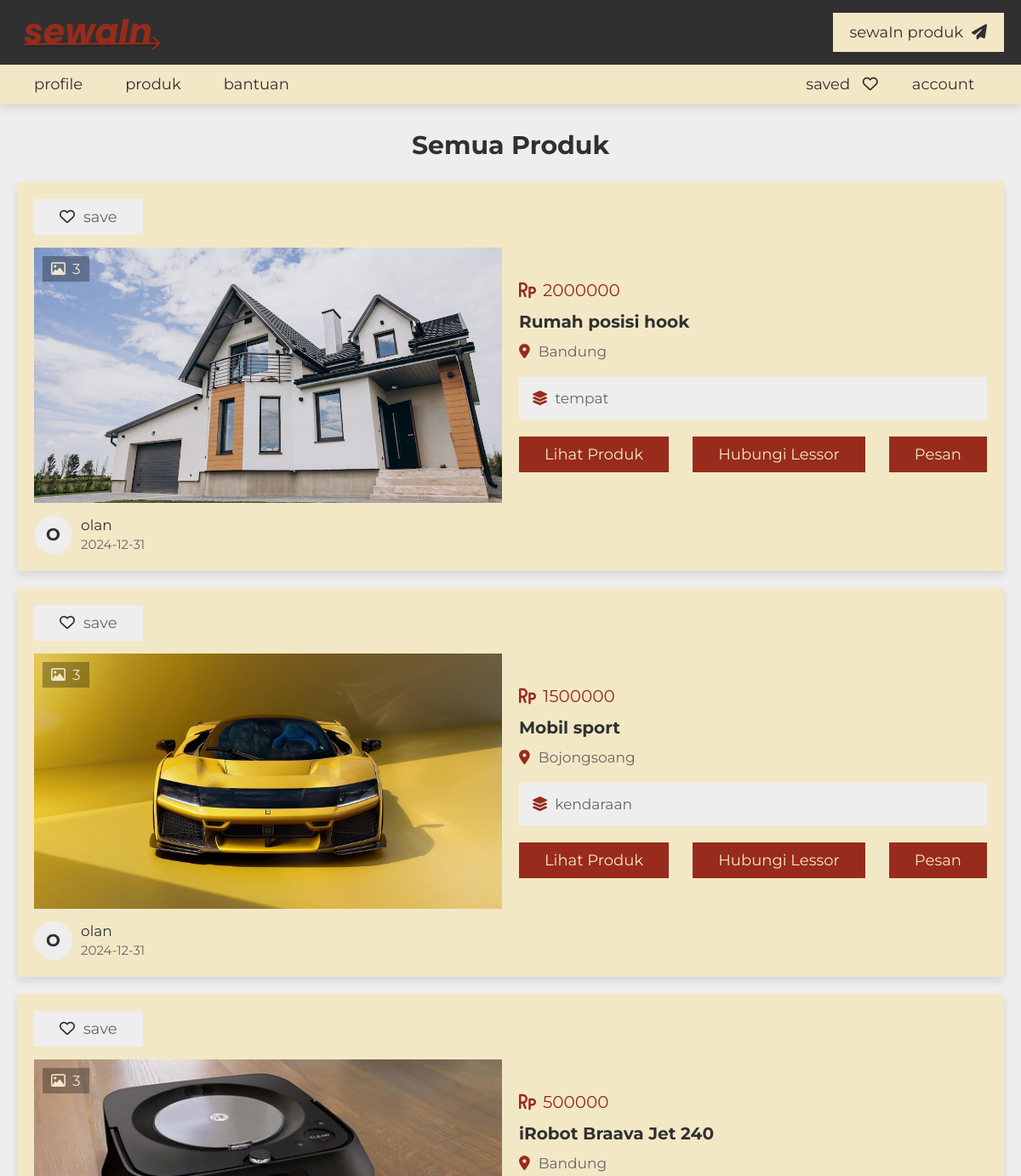
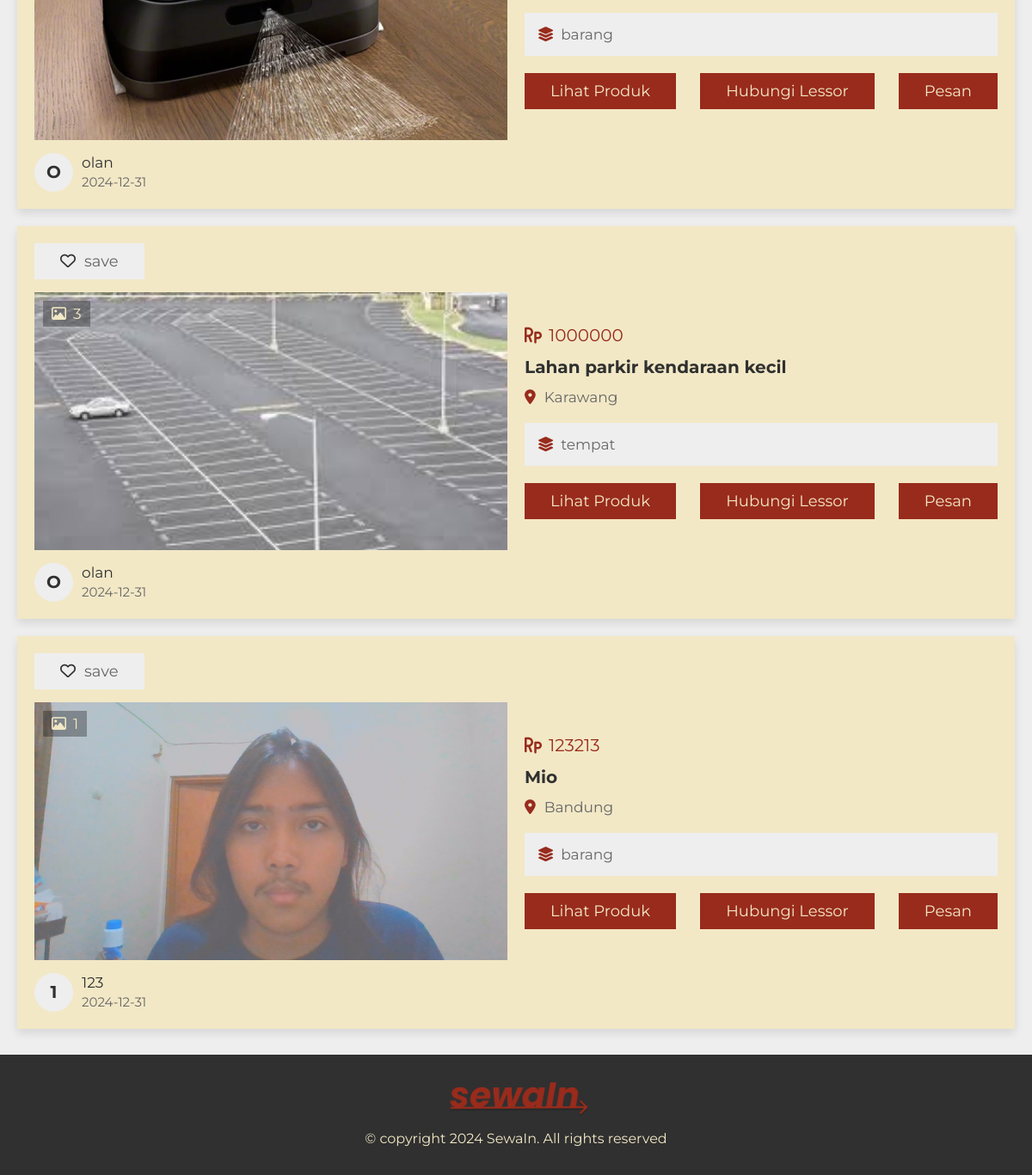
The page /project/listings.php (signed in) on the database its author committed (2 pictures, top to bottom).
### tables this page shows
CREATE TABLE `product` (
  `id` int(20) NOT NULL,
  `user_id` int(20) NOT NULL,
  `product_name` varchar(50) NOT NULL,
  `address` varchar(300) NOT NULL,
  `price` varchar(10) NOT NULL,
  `type` varchar(10) NOT NULL,
  `category` varchar(50) NOT NULL,
  `sub_category` varchar(50) NOT NULL,
  `specific_category` varchar(50) NOT NULL,
  `image_01` varchar(50) NOT NULL,
  `image_02` varchar(50) NOT NULL,
  `image_03` varchar(50) NOT NULL,
  `image_04` varchar(50) NOT NULL,
  `image_05` varchar(50) NOT NULL,
  `description` varchar(1000) NOT NULL,
  `date` date NOT NULL DEFAULT current_timestamp(),
  `click_count` int(11) DEFAULT 0
);

CREATE TABLE `users` (
  `id` int(20) NOT NULL,
  `name` varchar(50) NOT NULL,
  `number` varchar(13) NOT NULL,
  `email` varchar(50) NOT NULL,
  `password` varchar(50) NOT NULL,
  `profile_pic` varchar(255) DEFAULT NULL
);

### project/listings.php (the view, shortened to what this page needs)
<?php
include 'components/connect.php';
if(isset($_COOKIE['user_id'])){
   $user_id = $_COOKIE['user_id'];
}else{
   $user_id = '';
}
?>
<!DOCTYPE html>
<html lang="en">
<head>
   <link rel="stylesheet" href="https://cdnjs.cloudflare.com/ajax/libs/font-awesome/6.2.0/css/all.min.css">
   <link rel="stylesheet" href="css/style.css">
</head>
<body>
<?php include 'components/user_header.php'; ?>
<section class="listings">
   <h1 class="heading">semua produk</h1>
   <div class="box-container">
      <?php
         $select_properties = $conn->prepare("SELECT * FROM `product` ORDER BY date DESC");
         $select_properties->execute();
         if($select_properties->rowCount() > 0){
            while($fetch_product = $select_properties->fetch(PDO::FETCH_ASSOC)){
            $select_user = $conn->prepare("SELECT * FROM `users` WHERE id = ?");
            $select_user->execute([$fetch_product['user_id']]);
            $fetch_user = $select_user->fetch(PDO::FETCH_ASSOC);
            if(!empty($fetch_product['image_02'])){
               $image_coutn_02 = 1;
            }else{
               $image_coutn_02 = 0;
            }
            if(!empty($fetch_product['image_03'])){
               $image_coutn_03 = 1;
            }else{
               $image_coutn_03 = 0;
            }
            if(!empty($fetch_product['image_04'])){
               $image_coutn_04 = 1;
            }else{
               $image_coutn_04 = 0;
            }
            if(!empty($fetch_product['image_05'])){
               $image_coutn_05 = 1;
            }else{
               $image_coutn_05 = 0;
            }
            $total_images = (1 + $image_coutn_02 + $image_coutn_03 + $image_coutn_04 + $image_coutn_05);
            $select_saved = $conn->prepare("SELECT * FROM `saved` WHERE product_id = ? and user_id = ?");
            $select_saved->execute([$fetch_product['id'], $user_id]);
      ?>
      <form action="" method="POST">
         <div class="box">
            <?php
               if($select_saved->rowCount() > 0){
            ?>
            <button type="submit" name="save" class="save"><i class="fas fa-heart"></i><span>saved</span></button>
            <?php
               }else{
            ?>
            <button type="submit" name="save" class="save"><i class="far fa-heart"></i><span>save</span></button>
            <?php
               }
            ?>
            <div class="thumb">
               <p class="total-images"><i class="far fa-image"></i><span><?= $total_images; ?></span></p>
               <img src="uploaded_files/<?= $fetch_product['image_01']; ?>" alt="">
            </div>
            <div class="admin">
               <h3><?= substr($fetch_user['name'], 0, 1); ?></h3>
               <div>
                  <p><?= $fetch_user['name']; ?></p>
                  <span><?= $fetch_product['date']; ?></span>
               </div>
            </div>
         </div>
         <div class="box">
            <div class="price"><i class="fas fa-rupiah-sign"></i><span><?= $fetch_product['price']; ?></span></div>
            <h3 class="name"><?= $fetch_product['product_name']; ?></h3>
            <p class="location"><i class="fas fa-map-marker-alt"></i><span><?= $fetch_product['address']; ?></span></p>
            <div class="flex">
               <p><i class="fas fa-layer-group"></i><span><?= $fetch_product['type']; ?></span></p>
            </div>
            <div class="flex-btn">
               <a href="view_product.php?get_id=<?= $fetch_product['id']; ?>" class="btn">lihat produk</a>
               <a href="tel:+62<?= $fetch_user['number']; ?>"<?= $fetch_user['number']; ?> class="btn">hubungi lessor</a>
               <input type="submit" value="pesan" name="send" class="btn">
            </div>
         </div>
      </form>
      <?php
         }
      }else{
         echo '<p class="empty">no product added yet! <a href="post_product.php" style="margin-top:1.5rem;" class="btn">add new</a></p>';
      }
      ?>
   </div>
</section>
<?php include 'components/footer.php'; ?>
</body>
</html>

### project/css/style.css (style rules this page uses)
:root { --main-color:#982B1C; --light-color:#666; --light-bg:#eee; --white:#F2E8C6; --black:#303030; --border:.1rem solid var(--light-color); --box-shadow:0 .5rem 1rem rgba(0,0,0,.1); }
* { font-family: 'Montserrat', sans-serif; margin: 0; padding: 0; box-sizing: border-box; outline: none; border: none; text-decoration: none; }
html { font-size: 62.5%; overflow-x: hidden; scroll-behavior: smooth; scroll-padding-top: 10rem; }
body { background-color: var(--light-bg); min-height: 100vh; margin: 0; }
section { padding: 3rem 2rem; max-width: 1200px; margin: 0 auto; }
.heading { text-align: center; padding-bottom: 2.5rem; font-size: 3rem; color: var(--black); text-transform: capitalize; }
.btn, .inline-btn { margin-top: 1rem; padding: 1rem 3rem; background-color: var(--main-color); color: var(--white); cursor: pointer; text-align: center; font-size: 1.8rem; text-transform: capitalize; }
.btn { display: block; width: fit-content; }
.flex-btn { display: flex; gap: 1rem; justify-content: space-between; align-items: flex-end; }
.listings .box-container { display: grid; row-gap: 2rem; }
.listings .box-container form { background-color: var(--white); box-shadow: var(--box-shadow); padding: 2rem; display: flex; gap: 2rem; flex-wrap: wrap; align-items: center; }
.listings .box-container form .box { flex: 1 1 40rem; overflow-x: hidden; }
.listings .box-container form .box .thumb { height: 30rem; position: relative; margin: 1.5rem 0; }
.listings .box-container form .box .thumb img { height: 100%; width: 100%; object-fit: cover; }
.listings .box-container form .box .save { padding: 1rem 3rem; background-color: var(--light-bg); font-size: 1.8rem; cursor: pointer; }
.listings .box-container form .box .save i { margin-right: 1rem; color: var(--black); }
.listings .box-container form .box .save span { color: var(--light-color); }
.listings .box-container form .box .thumb .total-images { position: absolute; top: 1rem; left: 1rem; background-color: rgba(0,0,0,.3); color: var(--white); padding:.5rem 1rem; font-size: 1.7rem; }
.listings .box-container form .box .thumb .total-images i { margin-right: .8rem; }
.listings .box-container form .box .admin { display: flex; align-items: center; gap: 1rem; }
.listings .box-container form .box .admin h3 { height: 4.5rem; line-height: 4.4rem; width: 4.5rem; border-radius: 50%; font-size: 2rem; color: var(--black); background-color: var(--light-bg); text-align:center; text-transform: uppercase; }
.listings .box-container form .box .admin p { padding-bottom: .3rem; color: var(--black); font-size: 1.7rem; }
.listings .box-container form .box .admin span { color: var(--light-color); font-size: 1.5rem; }
.listings .box-container form .box .price { font-size: 2rem; color: var(--main-color); }
.listings .box-container form .box .price i { margin-right: .8rem; }
.listings .box-container form .box .name { font-size: 2rem; padding: 1rem 0; color: var(--black); line-height: 1.5; text-overflow: ellipsis; }
.listings .box-container form .box .location { font-size: 1.7rem; color: var(--light-color); padding-bottom: 1rem; }
.listings .box-container form .box .location i { margin-right: 1rem; color: var(--main-color); }
.listings .box-container form .box .flex { margin: 1rem 0; background-color: var(--light-bg); padding: 1.5rem; display: flex; flex-wrap: wrap; justify-content: space-between; gap: 2rem; }
.listings .box-container form .box .flex p { font-size: 1.7rem; flex: 1 1 20rem; }
.listings .box-container form .box .flex p i { color: var(--main-color); margin-right: .8rem; }
.listings .box-container form .box .flex p span { color: var(--light-color); }

### rows shown on the page
product: total_images "3", image_01 (picture), user.name "O", user.name "olan", date "2024-12-31", price "2000000", product_name "Rumah posisi hook", address "Bandung", type "tempat"
product: total_images "3", image_01 (picture), user.name "O", user.name "olan", date "2024-12-31", price "1500000", product_name "Mobil sport", address "Bojongsoang", type "kendaraan"
product: total_images "3", image_01 (picture), user.name "O", user.name "olan", date "2024-12-31", price "500000", product_name "iRobot Braava Jet 240", address "Bandung", type "barang"
product: total_images "3", image_01 (picture), user.name "O", user.name "olan", date "2024-12-31", price "1000000", product_name "Lahan parkir kendaraan kecil", address "Karawang", type "tempat"
product: total_images "1", image_01 (picture), user.name "1", user.name "123", date "2024-12-31", price "123213", product_name "Mio", address "Bandung", type "barang"
